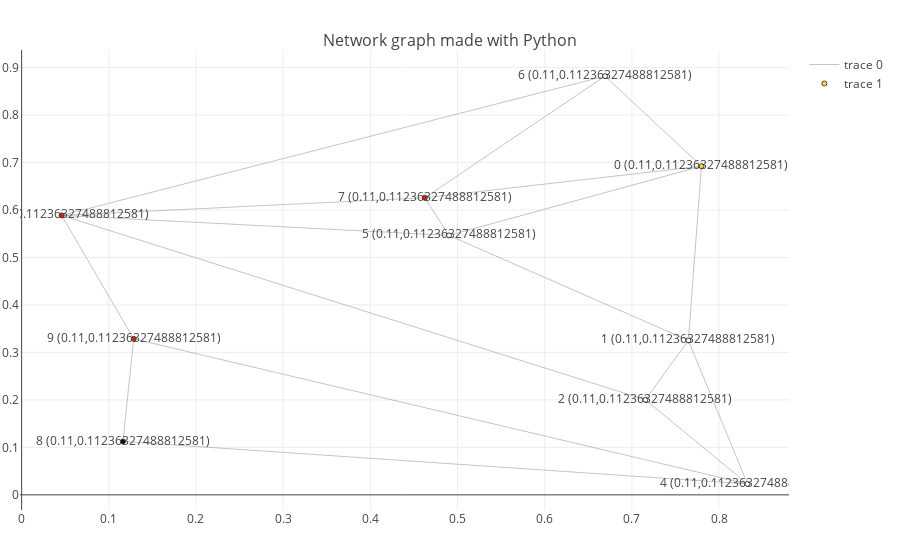

Notebook source saved alongside this figure:
### Code cell
show_map(map_15, start=s, goal=g, path=planner.path)

### Figure 1 — Plotly figure (JSON) as saved in the notebook; plotly's stock layout.template omitted (floating-point values rounded to 4 significant figures)
{"data": [{"hoverinfo": "none", "line": {"color": "#888", "width": 0.5}, "mode": "lines", "type": "scatter", "uid": "5c868300-d7ac-11e8-bbec-a0afbd4a44b7", "x": [0.7799, 0.7648, null, 0.7799, 0.4902, null, 0.7799, 0.6692, null, 0.7799, 0.4625, null, 0.7648, 0.7155, null, 0.7648, 0.8326, null, 0.7648, 0.4902, null, 0.7155, 0.04581, null, 0.7155, 0.8326, null, 0.04581, 0.4902, null, 0.04581, 0.6692, null, 0.04581, 0.4625, null, 0.04581, 0.1285, null, 0.8326, 0.1162, null, 0.8326, 0.1285, null, 0.4902, 0.4625, null, 0.6692, 0.4625, null, 0.1162, 0.1285, null], "y": [0.6923, 0.3253, null, 0.6923, 0.5465, null, 0.6923, 0.882, null, 0.6923, 0.6258, null, 0.3253, 0.2003, null, 0.3253, 0.02311, null, 0.3253, 0.5465, null, 0.2003, 0.5887, null, 0.2003, 0.02311, null, 0.5887, 0.5465, null, 0.5887, 0.882, null, 0.5887, 0.6258, null, 0.5887, 0.3286, null, 0.02311, 0.1124, null, 0.02311, 0.3286, null, 0.5465, 0.6258, null, 0.882, 0.6258, null, 0.1124, 0.3286, null]}, {"hoverinfo": "text", "marker": {"color": [1, 0, 0, 2, 0, 0, 0, 2, 3, 2], "colorbar": {"thickness": 15, "title": "Node Connections", "titleside": "right", "xanchor": "left"}, "colorscale": "Hot", "line": {"width": 1}, "reversescale": true, "showscale": false, "size": 5}, "mode": "markers+text", "text": ["0 (0.11,0.11236327488812581)", "1 (0.11,0.11236327488812581)", "2 (0.11,0.11236327488812581)", "3 (0.11,0.11236327488812581)", "4 (0.11,0.11236327488812581)", "5 (0.11,0.11236327488812581)", "6 (0.11,0.11236327488812581)", "7 (0.11,0.11236327488812581)", "8 (0.11,0.11236327488812581)", "9 (0.11,0.11236327488812581)"], "type": "scatter", "uid": "5c868301-d7ac-11e8-bbec-a0afbd4a44b7", "x": [0.7799, 0.7648, 0.7155, 0.04581, 0.8326, 0.4902, 0.6692, 0.4625, 0.1162, 0.1285], "y": [0.6923, 0.3253, 0.2003, 0.5887, 0.02311, 0.5465, 0.882, 0.6258, 0.1124, 0.3286]}], "layout": {"hovermode": "closest", "margin": {"b": 50, "l": 20, "r": 20, "t": 50}, "showlegend": true, "title": "<br>Network graph made with Python", "titlefont": {"size": 16}, "xaxis": {"showgrid": true, "showticklabels": true, "zeroline": true}, "yaxis": {"showgrid": true, "showticklabels": true, "zeroline": true}}}
